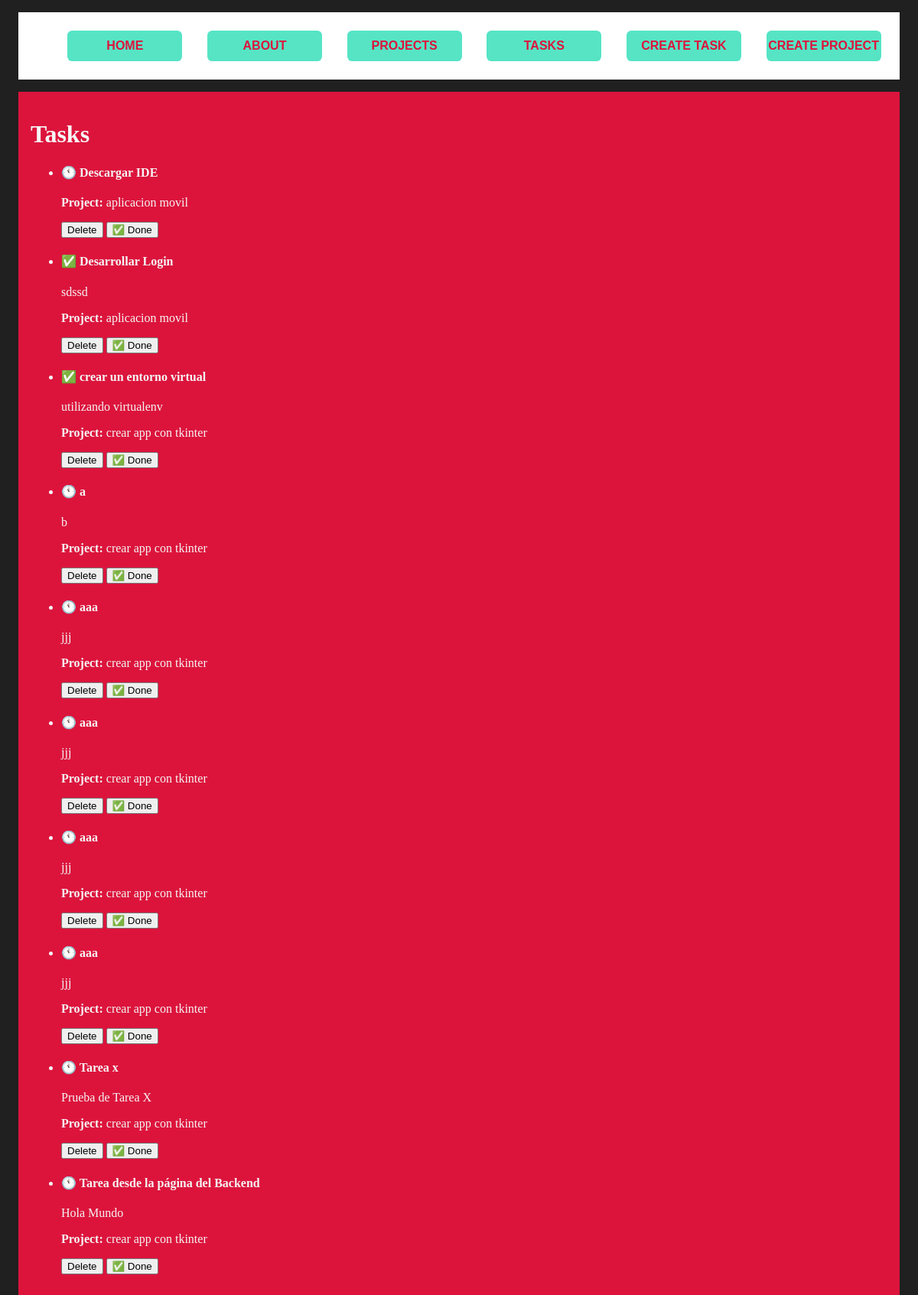
/tasks/, run on the app's committed database.
### list/models.py (models this page shows, shortened)
class Task(models.Model):
    title = models.CharField(max_length=200)
    description = models.TextField()
    project = models.ForeignKey(Project, on_delete=models.CASCADE)
    done = models.BooleanField(default=False)

class Project(models.Model):
    name = models.CharField(max_length=200)

### list/views.py (the view)
# urls.py: path('tasks/', views.tasks, name="tasks"),
def tasks(request):
    tasks = Task.objects.all()
    return render(request, 'tasks/tasks.html', {
        'tasks': tasks
    })

### list/templates/tasks/tasks.html
{% extends "layouts/base.html" %}
{% block content %}
<h1>Tasks</h1>
{% for task in tasks %}
<ul>
    <li>
        <h4> {% if task.done == False %} 🕚 {% else %} ✅ {% endif %} {{ task.title }} </h4>
        <p>{{ task.description }}</p>
        <p><b>Project: </b>{{ task.project.name}} </p>
    </li>
    <button>Delete</button>
    <button>✅ Done</button>
</ul>
{% endfor %}
{% endblock content %}

### list/templates/layouts/base.html (shortened to what this page needs)
{% load static %}
<!DOCTYPE html>
<html lang="en">
<head>
    <link rel="stylesheet" href="{% static "css/main.css" %}">
</head>
<body>
    <nav class="navbar">
        <ul class="menu">
            <li class="enlaces">
                <a href={% url "index" %}>Home</a>
            </li>
            <li class="enlaces">
                <a href={% url "about" %}>About</a>
            </li>
            <li class="enlaces">
                <a href={% url "projects" %}>Projects</a>
            </li>
            <li class="enlaces">
                <a href={% url "tasks" %}>Tasks</a>
            </li>
            <li class="enlaces">
                <a href={% url "create_task" %}>Create Task</a>
            </li>
            <li class="enlaces">
                <a href={% url "create_project" %}>Create Project</a>
            </li>
        </ul>
    </nav>
    <main class="container">
        {% block content %}
        {% endblock content %}
    </main>
</body>
</html>

### list/static/css/main.css (style rules this page uses)
body { background: #202020; color: whitesmoke; }
.navbar { background: white; padding: 0.5rem; margin: 1rem; }
.menu { display: flex; justify-content: space-around; list-style: none; }
.enlaces { display: flex; justify-content: center; align-items: center; background: rgb(86, 228, 197); width: 150px; height: 40px; border-radius: 0.4rem; }
.enlaces > a { text-decoration: none; font-weight: bold; text-transform: uppercase; color: crimson; font-family: 'Franklin Gothic Medium', 'Arial Narrow', Arial, sans-serif; }
.container { background: crimson; padding: 1rem; margin: 1rem; }

### data on the page
Task: title "Descargar IDE", project.name "aplicacion movil"
Task: title "Desarrollar Login", description "sdssd", project.name "aplicacion movil"
Task: title "crear un entorno virtual", description "utilizando virtualenv", project.name "crear app con tkinter"
Task: title "a", description "b", project.name "crear app con tkinter"
Task: title "aaa", description "jjj", project.name "crear app con tkinter"
Task: title "aaa", description "jjj", project.name "crear app con tkinter"
Task: title "aaa", description "jjj", project.name "crear app con tkinter"
Task: title "aaa", description "jjj", project.name "crear app con tkinter"
Task: title "Tarea x", description "Prueba de Tarea X", project.name "crear app con tkinter"
Task: title "Tarea desde la página del Backend", description "Hola Mundo", project.name "crear app con tkinter"
